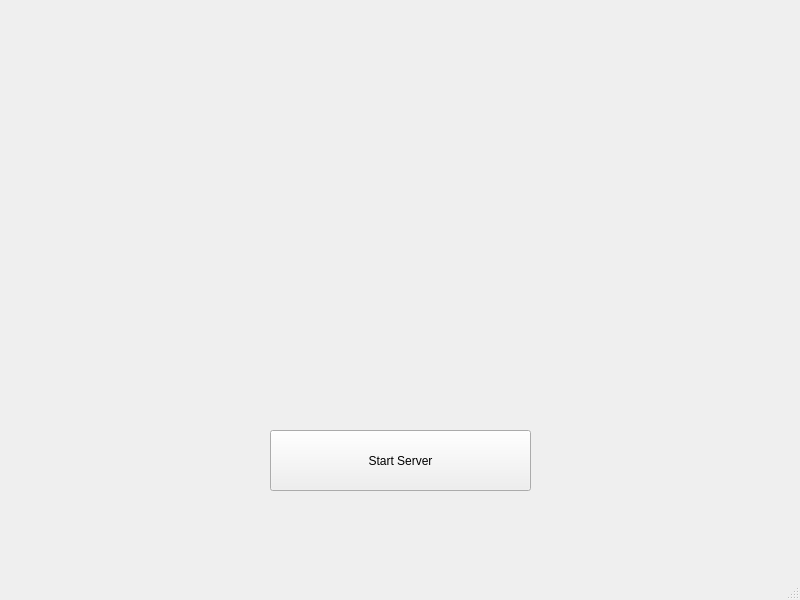
<?xml version="1.0" encoding="UTF-8"?>
<ui version="4.0">
 <class>MainWindow</class>
 <widget class="QMainWindow" name="MainWindow">
  <property name="geometry">
   <rect>
    <x>0</x>
    <y>0</y>
    <width>800</width>
    <height>600</height>
   </rect>
  </property>
  <property name="windowTitle">
   <string>MainWindow</string>
  </property>
  <widget class="QWidget" name="centralwidget">
   <widget class="QLabel" name="received_video_label">
    <property name="geometry">
     <rect>
      <x>70</x>
      <y>70</y>
      <width>281</width>
      <height>231</height>
     </rect>
    </property>
    <property name="text">
     <string></string>
    </property>
   </widget>
   <widget class="QLabel" name="pose_label">
    <property name="geometry">
     <rect>
      <x>390</x>
      <y>80</y>
      <width>351</width>
      <height>261</height>
     </rect>
    </property>
    <property name="text">
     <string></string>
    </property>
   </widget>
   <widget class="QPushButton" name="start_server_button">
    <property name="geometry">
     <rect>
      <x>270</x>
      <y>430</y>
      <width>261</width>
      <height>61</height>
     </rect>
    </property>
    <property name="text">
     <string>Start Server</string>
    </property>
   </widget>
  </widget>
  <widget class="QMenuBar" name="menubar">
   <property name="geometry">
    <rect>
     <x>0</x>
     <y>0</y>
     <width>800</width>
     <height>21</height>
    </rect>
   </property>
  </widget>
  <widget class="QStatusBar" name="statusbar"/>
 </widget>
 <resources/>
 <connections>
  <connection>
   <sender>start_server_button</sender>
   <signal>clicked()</signal>
   <receiver>MainWindow</receiver>
   <slot>buttonClicked()</slot>
   <hints>
    <hint type="sourcelabel">
     <x>384</x>
     <y>481</y>
    </hint>
    <hint type="destinationlabel">
     <x>387</x>
     <y>554</y>
    </hint>
   </hints>
  </connection>
 </connections>
 <slots>
  <slot>buttonClicked()</slot>
 </slots>
</ui>
